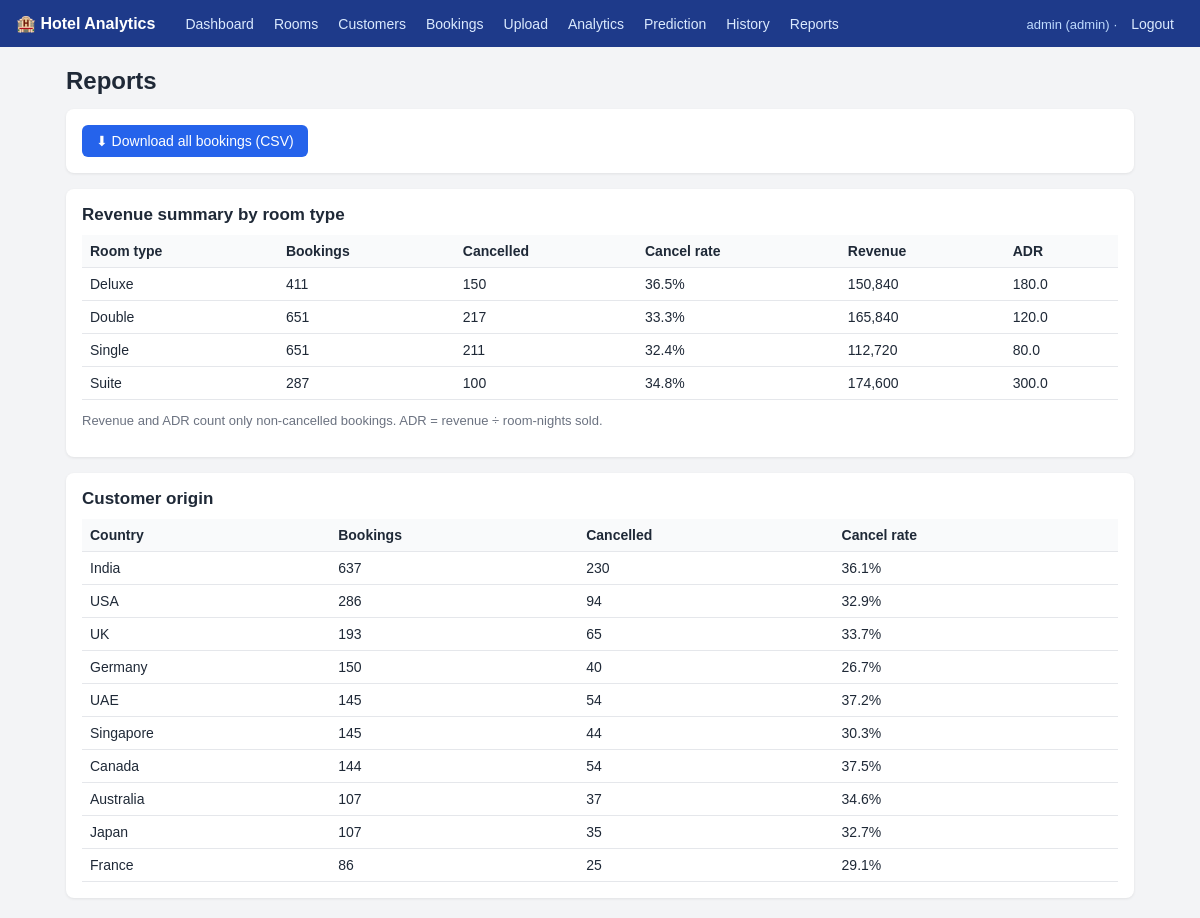
The app's page /reports (signed in) with its own data.
### tables this page shows
CREATE TABLE bookings (
    booking_id     INTEGER PRIMARY KEY AUTOINCREMENT,
    customer_id    INTEGER NOT NULL REFERENCES customers(customer_id),
    room_id        INTEGER NOT NULL REFERENCES rooms(room_id),
    check_in       TEXT NOT NULL,
    check_out      TEXT NOT NULL,
    booking_date   TEXT NOT NULL,
    booking_status TEXT NOT NULL DEFAULT 'Confirmed',
    total_amount   REAL NOT NULL
);

CREATE TABLE rooms (
    room_id   INTEGER PRIMARY KEY AUTOINCREMENT,
    room_no   TEXT UNIQUE NOT NULL,
    room_type TEXT NOT NULL,
    price     REAL NOT NULL,
    status    TEXT NOT NULL DEFAULT 'Available'
);

CREATE TABLE customers (
    customer_id   INTEGER PRIMARY KEY AUTOINCREMENT,
    name          TEXT NOT NULL,
    country       TEXT NOT NULL,
    customer_type TEXT NOT NULL
);

### app.py (the view)
@app.route("/reports")
@login_required
def reports():
    return render_template("reports.html", room_rows=services.room_type_report(),
                           country_rows=services.country_report())

### app.py (called while the page is built)
def login_required(view):
    @wraps(view)
    def wrapper(*args, **kwargs):
        if "user_id" not in session:
            return redirect(url_for("login"))
        return view(*args, **kwargs)
    return wrapper

### db.py (called while the page is built)
def get_db():
    if "db" not in g:
        g.db = sqlite3.connect(DB_PATH)
        g.db.row_factory = sqlite3.Row
        g.db.execute("PRAGMA foreign_keys = ON")
    return g.db

### services.py (called while the page is built)
def _pct(a, b):
    return round(100 * a / b, 1) if b else 0.0

def room_type_report():
    df = bookings_df()
    rows = []
    for rtype, g in df.groupby("room_type"):
        act = g[g["cancelled"] == 0]
        nights = int(act["nights"].sum())
        rev = float(act["total_amount"].sum())
        rows.append({"room_type": rtype, "bookings": len(g), "cancelled": int(g["cancelled"].sum()),
                     "cancel_rate": _pct(g["cancelled"].sum(), len(g)), "revenue": round(rev),
                     "adr": round(rev / nights, 2) if nights else 0})
    return rows

def country_report():
    df = bookings_df()
    out = df.groupby("country").agg(bookings=("booking_id", "count"), cancelled=("cancelled", "sum"))
    out["cancel_rate"] = (out["cancelled"] / out["bookings"] * 100).round(1)
    return out.sort_values("bookings", ascending=False).reset_index().to_dict("records")

### templates/reports.html (shortened to what this page needs)
{% extends "base.html" %}
{% block content %}
<h1>Reports</h1>
<div class="card"><a class="btn" href="{{ url_for('export_csv') }}">⬇ Download all bookings (CSV)</a></div>
<div class="card scroll">
  <h2>Revenue summary by room type</h2>
  <table>
    <tr><th>Room type</th><th>Bookings</th><th>Cancelled</th><th>Cancel rate</th><th>Revenue</th><th>ADR</th></tr>
    {% for r in room_rows %}
    <tr><td>{{ r.room_type }}</td><td>{{ r.bookings }}</td><td>{{ r.cancelled }}</td><td>{{ r.cancel_rate }}%</td>
        <td>{{ '{:,.0f}'.format(r.revenue) }}</td><td>{{ r.adr }}</td></tr>
    {% endfor %}
  </table>
  <p class="muted">Revenue and ADR count only non-cancelled bookings. ADR = revenue ÷ room-nights sold.</p>
</div>
<div class="card scroll">
  <h2>Customer origin</h2>
  <table>
    <tr><th>Country</th><th>Bookings</th><th>Cancelled</th><th>Cancel rate</th></tr>
    {% for r in country_rows %}<tr><td>{{ r.country }}</td><td>{{ r.bookings }}</td><td>{{ r.cancelled }}</td><td>{{ r.cancel_rate }}%</td></tr>{% endfor %}
  </table>
</div>
{% endblock %}

### static/style.css (style rules this page uses)
* { box-sizing: border-box; }
body { margin: 0; font-family: Arial, Helvetica, sans-serif; background: #f3f4f6; color: #1f2937; }
h1 { font-size: 24px; margin: 0 0 14px; }
h2 { font-size: 17px; margin: 0 0 10px; }
.card { background: #fff; border-radius: 8px; padding: 16px; margin-bottom: 16px; box-shadow: 0 1px 3px rgba(0,0,0,.08); }
table { width: 100%; border-collapse: collapse; font-size: 14px; }
th, td { text-align: left; padding: 8px; border-bottom: 1px solid #e5e7eb; }
th { background: #f9fafb; }
.scroll { overflow-x: auto; }
button, .btn { background: #2563eb; color: #fff; border: 0; padding: 8px 14px; border-radius: 6px; cursor: pointer; font-size: 14px; text-decoration: none; display: inline-block; }
.muted { color: #6b7280; font-size: 13px; }

### records on screen
bookings: room_type "Deluxe", bookings "411", cancelled "150", cancel_rate "36.5", revenue "150,840", adr "180.0"
bookings: room_type "Double", bookings "651", cancelled "217", cancel_rate "33.3", revenue "165,840", adr "120.0", country "Canada", bookings "144", cancelled "54", cancel_rate "37.5"
bookings: room_type "Single", bookings "651", cancelled "211", cancel_rate "32.4", revenue "112,720", adr "80.0", country "Japan", bookings "107", cancelled "35", cancel_rate "32.7"
bookings: room_type "Suite", bookings "287", cancelled "100", cancel_rate "34.8", revenue "174,600", adr "300.0", country "India", bookings "637", cancelled "230", cancel_rate "36.1"
bookings: country "USA", bookings "286", cancelled "94", cancel_rate "32.9"
bookings: country "UK", bookings "193", cancelled "65", cancel_rate "33.7"
bookings: country "Germany", bookings "150", cancelled "40", cancel_rate "26.7"
bookings: country "UAE", bookings "145", cancelled "54", cancel_rate "37.2"
bookings: country "Singapore", bookings "145", cancelled "44", cancel_rate "30.3"
bookings: country "Australia", bookings "107", cancelled "37", cancel_rate "34.6"
bookings: country "France", bookings "86", cancelled "25", cancel_rate "29.1"

### other values on screen
{{ session['username'] }} "admin"
{{ session['role'] }} "admin"
